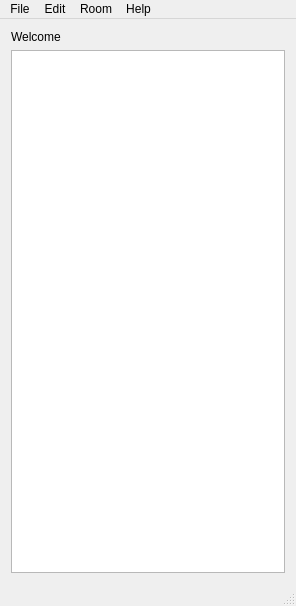
<?xml version="1.0" encoding="UTF-8"?>
<ui version="4.0">
 <class>MainWindow</class>
 <widget class="QMainWindow" name="MainWindow">
  <property name="geometry">
   <rect>
    <x>0</x>
    <y>0</y>
    <width>296</width>
    <height>606</height>
   </rect>
  </property>
  <property name="windowTitle">
   <string>288 Lan Messenger</string>
  </property>
  <widget class="QWidget" name="centralWidget">
   <layout class="QVBoxLayout" name="verticalLayout">
    <item>
     <widget class="QLabel" name="lblWelcome">
      <property name="text">
       <string>Welcome</string>
      </property>
     </widget>
    </item>
    <item>
     <widget class="QListWidget" name="listUsers"/>
    </item>
   </layout>
  </widget>
  <widget class="QMenuBar" name="menuBar">
   <property name="geometry">
    <rect>
     <x>0</x>
     <y>0</y>
     <width>296</width>
     <height>26</height>
    </rect>
   </property>
   <widget class="QMenu" name="menuFile">
    <property name="title">
     <string>File</string>
    </property>
    <addaction name="separator"/>
    <addaction name="actionExit"/>
   </widget>
   <widget class="QMenu" name="menuEdit">
    <property name="title">
     <string>Edit</string>
    </property>
    <addaction name="actionOptions"/>
   </widget>
   <widget class="QMenu" name="menuHelp">
    <property name="title">
     <string>Help</string>
    </property>
    <addaction name="separator"/>
   </widget>
   <widget class="QMenu" name="menuRoom">
    <property name="title">
     <string>Room</string>
    </property>
    <addaction name="actionJoin"/>
    <addaction name="actionList"/>
   </widget>
   <addaction name="menuFile"/>
   <addaction name="menuEdit"/>
   <addaction name="menuRoom"/>
   <addaction name="menuHelp"/>
  </widget>
  <widget class="QStatusBar" name="statusBar"/>
  <action name="actionContents">
   <property name="text">
    <string>Contents</string>
   </property>
  </action>
  <action name="actionAbout">
   <property name="text">
    <string>About</string>
   </property>
  </action>
  <action name="actionExit">
   <property name="text">
    <string>Exit</string>
   </property>
  </action>
  <action name="actionOptions">
   <property name="text">
    <string>Options</string>
   </property>
  </action>
  <action name="actionJoin">
   <property name="text">
    <string>Join</string>
   </property>
  </action>
  <action name="actionList">
   <property name="text">
    <string>List</string>
   </property>
  </action>
 </widget>
 <layoutdefault spacing="6" margin="11"/>
 <resources/>
 <connections>
  <connection>
   <sender>menuBar</sender>
   <signal>triggered(QAction*)</signal>
   <receiver>MainWindow</receiver>
   <slot>onMenu(QAction*)</slot>
   <hints>
    <hint type="sourcelabel">
     <x>250</x>
     <y>11</y>
    </hint>
    <hint type="destinationlabel">
     <x>226</x>
     <y>28</y>
    </hint>
   </hints>
  </connection>
 </connections>
 <slots>
  <slot>onMenu(QAction*)</slot>
 </slots>
</ui>
